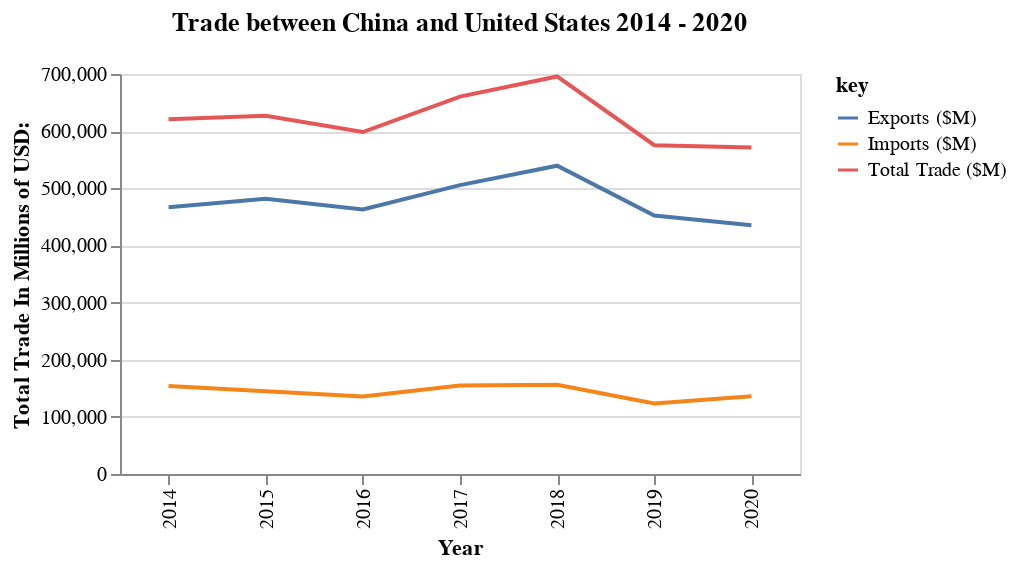

The code cell stored with this chart in its notebook:
### Code cell
my_altair.get_altaire_line_chart_county_trade_for_matrix("China","United States")

### Figure 1 — Vega-Lite specification as saved in the notebook (floating-point values rounded to 4 significant figures)
{"config": {"view": {"continuousWidth": 400, "continuousHeight": 300}}, "layer": [{"mark": "line", "encoding": {"color": {"field": "key", "type": "nominal"}, "x": {"axis": {"title": "Year"}, "field": "year", "type": "ordinal"}, "y": {"axis": {"title": "Total Trade In Millions of USD:"}, "field": "value", "type": "quantitative"}}, "height": 200, "title": "Trade between China and United States 2014 - 2020", "transform": [{"fold": ["Total Trade ($M)", "Exports ($M)", "Imports ($M)"]}], "width": 340}, {"mark": {"type": "circle", "color": "red", "opacity": 0.0, "size": 1000}, "encoding": {"tooltip": [{"field": "Total Trade ($M)", "type": "quantitative"}, {"field": "Exports ($M)", "type": "quantitative"}, {"field": "Imports ($M)", "type": "quantitative"}], "x": {"axis": {"title": ""}, "field": "year", "type": "ordinal"}, "y": {"axis": {"title": ""}, "field": "value", "type": "quantitative"}}, "transform": [{"fold": ["Total Trade ($M)", "Exports ($M)", "Imports ($M)"]}], "width": 340}], "data": {"name": "data-a6b6fb0a72fd7e9fe93e1b9af05e08f1"}, "$schema": "https://vega.github.io/schema/vega-lite/v4.17.0.json", "datasets": {"data-a6b6fb0a72fd7e9fe93e1b9af05e08f1": [{"Trading Partner": "United States", "Total Trade ($M)": 620900.0, "RtW (%)": 14.37, "Exports ($M)": 466800.0, "RtW (%).1": 19.79, "Imports ($M)": 154100.0, "RtW (%).2": 7.85, "Net Exports ($M)": 312600.0, "Exports Ticker": "111D1924 Index", "Imports Ticker": "924D1111 Index", "country": "China", "year": 2014, "country_exchange_rate": 6.143, "trading_partner_exchange_rate": 1.0}, {"Trading Partner": "United States", "Total Trade ($M)": 626700.0, "RtW (%)": 16.03, "Exports ($M)": 481900.0, "RtW (%).1": 20.88, "Imports ($M)": 144900.0, "RtW (%).2": 9.04, "Net Exports ($M)": 337000.0, "Exports Ticker": "111D1924 Index", "Imports Ticker": "924D1111 Index", "country": "China", "year": 2015, "country_exchange_rate": 6.227, "trading_partner_exchange_rate": 1.0}, {"Trading Partner": "United States", "Total Trade ($M)": 598500.0, "RtW (%)": 15.62, "Exports ($M)": 462800.0, "RtW (%).1": 20.65, "Imports ($M)": 135700.0, "RtW (%).2": 8.54, "Net Exports ($M)": 327200.0, "Exports Ticker": "111D1924 Index", "Imports Ticker": "924D1111 Index", "country": "China", "year": 2016, "country_exchange_rate": 6.644, "trading_partner_exchange_rate": 1.0}, {"Trading Partner": "United States", "Total Trade ($M)": 660500.0, "RtW (%)": 15.5, "Exports ($M)": 505600.0, "RtW (%).1": 20.81, "Imports ($M)": 154900.0, "RtW (%).2": 8.46, "Net Exports ($M)": 350700.0, "Exports Ticker": "111D1924 Index", "Imports Ticker": "924D1111 Index", "country": "China", "year": 2017, "country_exchange_rate": 6.759, "trading_partner_exchange_rate": 1.0}, {"Trading Partner": "United States", "Total Trade ($M)": 695800.0, "RtW (%)": 14.61, "Exports ($M)": 539500.0, "RtW (%).1": 20.52, "Imports ($M)": 156300.0, "RtW (%).2": 7.32, "Net Exports ($M)": 383200.0, "Exports Ticker": "111D1924 Index", "Imports Ticker": "924D1111 Index", "country": "China", "year": 2018, "country_exchange_rate": 6.616, "trading_partner_exchange_rate": 1.0}, {"Trading Partner": "United States", "Total Trade ($M)": 575500.0, "RtW (%)": 12.46, "Exports ($M)": 452200.0, "RtW (%).1": 17.75, "Imports ($M)": 123200.0, "RtW (%).2": 5.96, "Net Exports ($M)": 329000.0, "Exports Ticker": "111D1924 Index", "Imports Ticker": "924D1111 Index", "country": "China", "year": 2019, "country_exchange_rate": 6.908, "trading_partner_exchange_rate": 1.0}, {"Trading Partner": "United States", "Total Trade ($M)": 571600.0, "RtW (%)": 12.52, "Exports ($M)": 435400.0, "RtW (%).1": 17.38, "Imports ($M)": 136100.0, "RtW (%).2": 6.61, "Net Exports ($M)": 299300.0, "Exports Ticker": "111D1924 Index", "Imports Ticker": "924D1111 Index", "country": "China", "year": 2020, "country_exchange_rate": 6.901, "trading_partner_exchange_rate": 1.0}]}}
